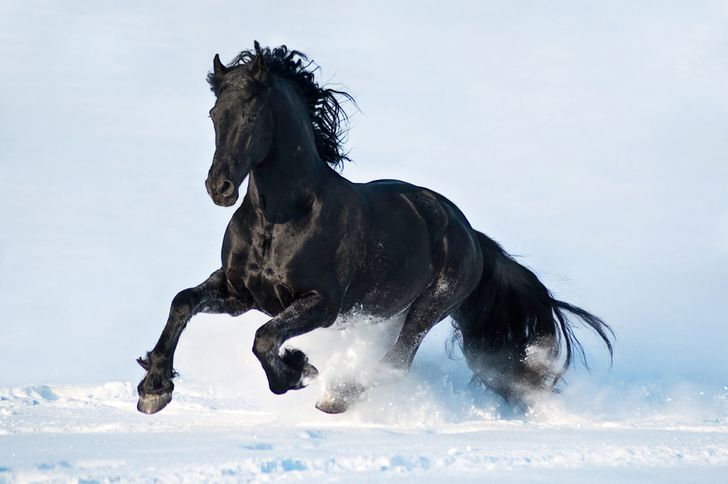
#> input picture horse1.jpg, 728 x 484 px
$ python transformations.py
#> lines starting #> are read from the running program, lines starting #| are printed output that depends on the picture
import cv2 as cv
import numpy as np

img = cv.imread('horse1.jpg')
#> img is the input picture: shape (484, 728, 3); mean B, G, R 199.7, 189, 179.2
cv.imshow('Horse',img)

# Translation
def translate(img, x, y):
#> called with x = -100, y = 100
    transMat = np.float32([[1,0,x],[0,1,y]])
    dimensions = (img.shape[1], img.shape[0])
#> dimensions = (728, 484)
    return cv.warpAffine(img, transMat, dimensions)
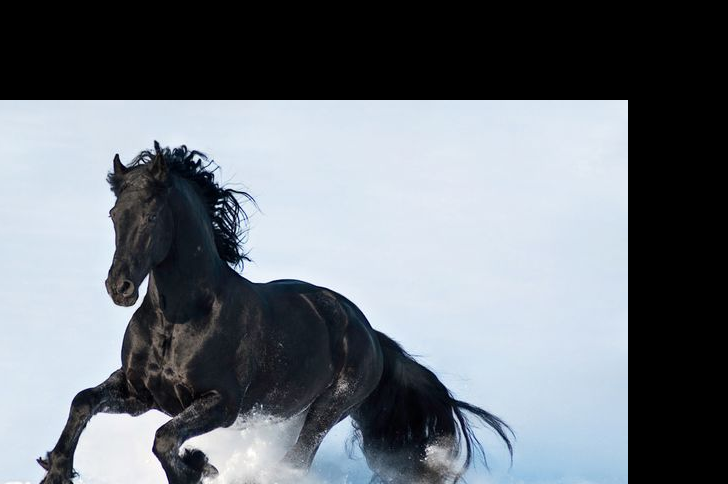
#> returned value: shape (484, 728, 3); mean of channels 0, 1, 2 126.5, 119, 112.2; drawn as B, G, R
# -x --> move left
#-y --> move up
# x --> move right
# y --> move down
# image moved 100 pixels right and 100 pixels down
# translated = translate(img, 100, 100)
# image moved 100 pixels left and 100 pixels down
translated = translate(img, -100, 100)
cv.imshow('Translated', translated)

#Rotation
def rotate(img, angle, rotPoint=None):
#> called with angle = 45
    (h, w) = img.shape[:2]
#> h = 484; w = 728
    if rotPoint is None:
        rotPoint = (w//2, h//2)
#> rotPoint = (364, 242)
    rotMat = cv.getRotationMatrix2D(rotPoint, angle, 1.0)
    dimensions = (w,h)
#> dimensions = (728, 484)
    return cv.warpAffine(img, rotMat, dimensions)
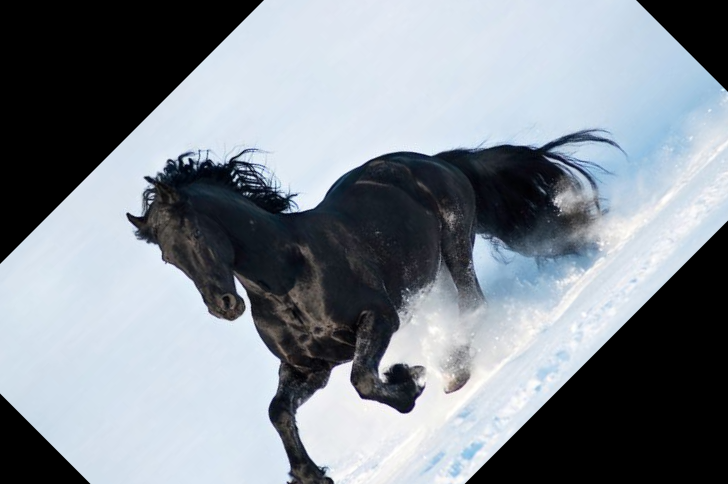
#> returned value: shape (484, 728, 3); mean of channels 0, 1, 2 147.5, 139.2, 131.6; drawn as B, G, R
# positive angle --> anti-clockwise rotation
# negative angle --> clockwise rotation
# rotated = rotate(img, 45)
rotated = rotate(img, 45)
cv.imshow('Rotated', rotated)

rotated_rotated = rotate(rotated, 45)
#> call 2 of rotate, with angle = 45
#> in rotate (call 2), `return cv.warpAffine(img, rotMat, dimensions)`:
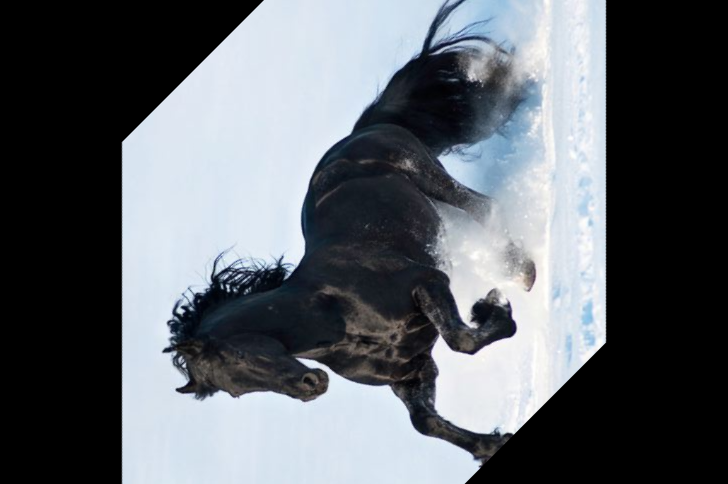
#> returned value: shape (484, 728, 3); mean of channels 0, 1, 2 107.2, 101.4, 96.4; drawn as B, G, R
cv.imshow('Rotated Rotated', rotated_rotated)

#Resizing
resized = cv.resize(img, (500,500), interpolation=cv.INTER_CUBIC)
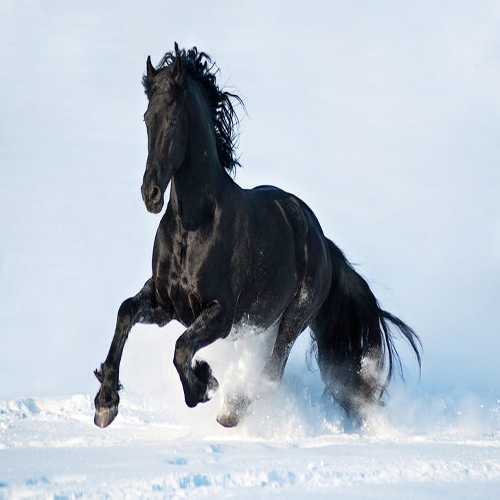
#> resized: shape (500, 500, 3); mean B, G, R 199.7, 189, 179.2
cv.imshow('Resized', resized)

#Flipping
# 0 --> flip vertically
# 1 --> flip horizontally
flipped = cv.flip(img, 1)
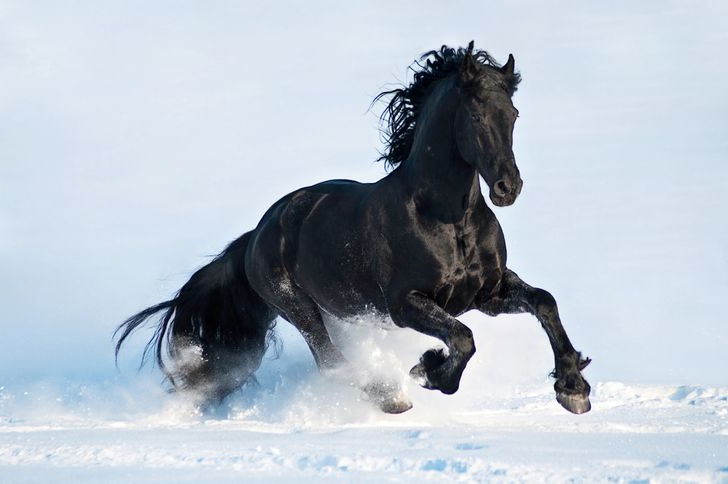
#> flipped: shape (484, 728, 3); mean B, G, R 199.7, 189, 179.2
cv.imshow('Flipped', flipped)
cv.waitKey(0)
